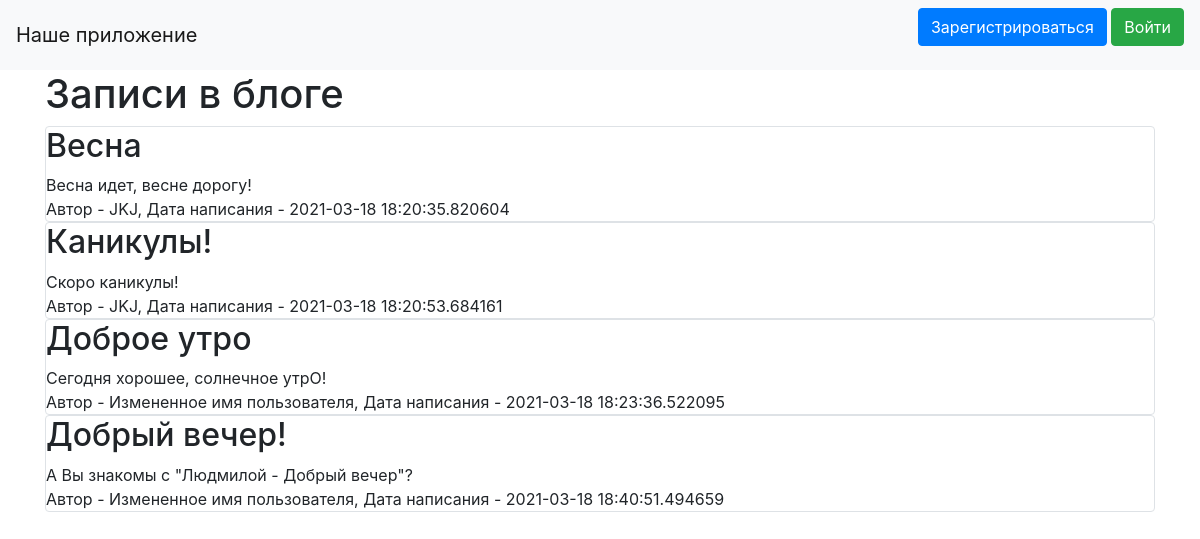
The page / on the database its author committed.
### data/news.py (models this page shows, shortened)
class News(SqlAlchemyBase, SerializerMixin):
    __tablename__ = 'news'
    id = sqlalchemy.Column(sqlalchemy.Integer,
                           primary_key=True, autoincrement=True)
    title = sqlalchemy.Column(sqlalchemy.String, nullable=True)
    content = sqlalchemy.Column(sqlalchemy.String, nullable=True)
    created_date = sqlalchemy.Column(sqlalchemy.DateTime,
                                     default=datetime.datetime.now)
    is_private = sqlalchemy.Column(sqlalchemy.Boolean, default=True)
    is_published = sqlalchemy.Column(sqlalchemy.Boolean, default=True)
    user_id = sqlalchemy.Column(sqlalchemy.Integer,
                                sqlalchemy.ForeignKey("users.id"))
    user = orm.relation('User')
    categories = orm.relation("Category",
                              secondary="association",
                              backref="news")

### data/users.py (models this page shows, shortened)
class User(SqlAlchemyBase, UserMixin, SerializerMixin):
    __tablename__ = 'users'
    id = sqlalchemy.Column(sqlalchemy.Integer,
                           primary_key=True, autoincrement=True)
    name = sqlalchemy.Column(sqlalchemy.String, nullable=True)
    about = sqlalchemy.Column(sqlalchemy.String, nullable=True)
    email = sqlalchemy.Column(sqlalchemy.String,
                              index=True, unique=True, nullable=True)
    hashed_password = sqlalchemy.Column(sqlalchemy.String, nullable=True)
    created_date = sqlalchemy.Column(sqlalchemy.DateTime,
                                     default=datetime.datetime.now)
    news = orm.relation("News", back_populates='user')

### main.py (the view)
@app.route("/")
def index():
    db_sess = db_session.create_session()
    if current_user.is_authenticated:
        news = db_sess.query(News).filter(
            (News.user == current_user) | (News.is_private != True))
    else:
        news = db_sess.query(News).filter(News.is_private != True)
    return render_template("index.html", news=news)

### data/db_session.py (called while the page is built)
def create_session() -> Session:
    global __factory
    return __factory()

### templates/index.html (shortened to what this page needs)
{% extends "base.html" %}
{% block content %}
<h1>Записи в блоге</h1>
{% for item in news%}
    <div class="col-md6 border rounded">
        <h2>{{item.title}}</h2>
        <div>
            {{item.content}}
        </div>
        <div>
            Автор - {{item.user.name}}, Дата написания - {{item.created_date}}
        </div>
    </div>
{% endfor %}
{% endblock %}

### templates/base.html (shortened to what this page needs)
<!doctype html>
<html lang="en">
<head>
    <link rel="stylesheet"
          href="https://stackpath.bootstrapcdn.com/bootstrap/4.4.1/css/bootstrap.min.css"
>
</head>
<body>
<header>
    <nav class="navbar navbar-light bg-light">
        <a class="navbar-brand" href="#">Наше приложение</a>
        {% if current_user.is_authenticated %}
             <a class="navbar-brand" href="/logout">{{ current_user.name }}</a>
        {% else %}
            <p>
                <a class="btn btn-primary " href="/register">Зарегистрироваться</a>
                <a class="btn btn-success" href="/login">Войти</a>
            </p>
        {% endif %}
    </nav>
</header>
<main role="main" class="container">
    {% block content %}{% endblock %}
</main>
</body>
</html>

### rows shown on the page
News: title "Весна", content "Весна идет, весне дорогу!", user.name "JKJ", created_date "2021-03-18 18:20:35.820604"
News: title "Каникулы!", content "Скоро каникулы!", user.name "JKJ", created_date "2021-03-18 18:20:53.684161"
News: title "Доброе утро", content "Сегодня хорошее, солнечное утрО!", user.name "Измененное имя пользователя", created_date "2021-03-18 18:23:36.522095"
News: title "Добрый вечер!", content "А Вы знакомы с \"Людмилой - Добрый вечер\"?", user.name "Измененное имя пользователя", created_date "2021-03-18 18:40:51.494659"
